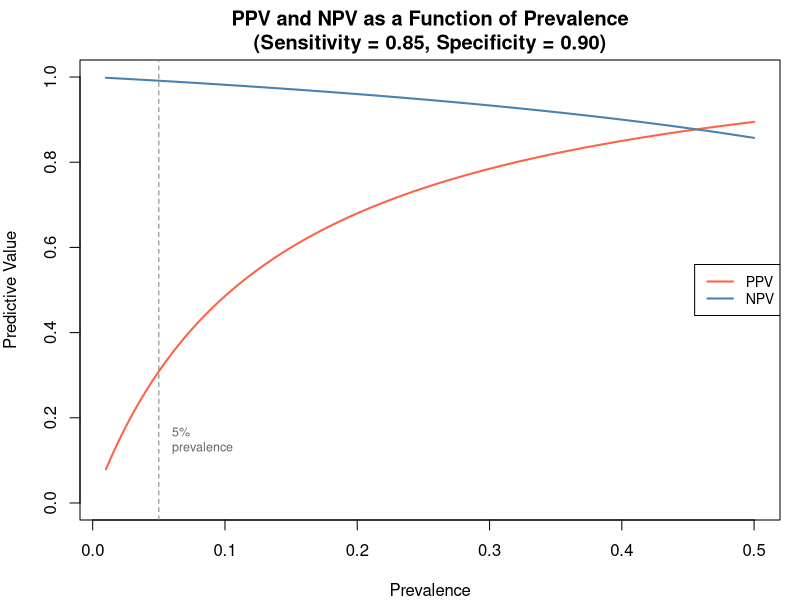

Reproduce this figure in R.
## ---- chunk 1
#| echo: FALSE
#| fig.width: 6.5
#| fig.height: 4
#| fig.dpi: 100

prev <- seq(0.01, 0.50, by = 0.005)
se   <- 0.85
sp   <- 0.90

ppv  <- (se * prev) / (se * prev + (1 - sp) * (1 - prev))
npv  <- (sp * (1 - prev)) / (sp * (1 - prev) + (1 - se) * prev)

par(mar = c(4, 4, 3, 1))
plot(prev, ppv, type = "l", lwd = 2, col = "tomato",
     xlab = "Prevalence", ylab = "Predictive Value",
     main = "PPV and NPV as a Function of Prevalence\n(Sensitivity = 0.85, Specificity = 0.90)",
     ylim = c(0, 1))
lines(prev, npv, lwd = 2, col = "steelblue")
abline(v = 0.05, lty = 2, col = "gray50")
text(0.06, 0.15, "5%\nprevalence", col = "gray40", cex = 0.75, adj = 0)
legend("right", legend = c("PPV", "NPV"),
       col = c("tomato", "steelblue"), lwd = 2, cex = 0.85)
